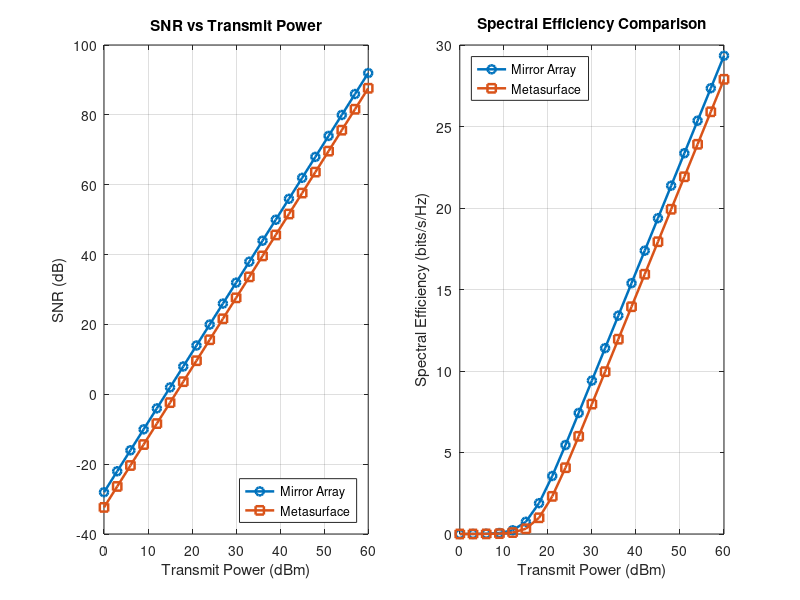

The MATLAB source for this figure:
%% =======================================================================
%   Combined Comparison: Mirror Array vs Metasurface
%   Computes and compares channel gain, SNR, and SE for:
%       1) Conventional Mirror Array OIRS
%       2) Metasurface-based OIRS
% =======================================================================

clear; clc; close all;

%% -------------------- 1. System Parameters --------------------
A_o   = 1;              % Total reflective surface area (m^2)
n_elem2 = 169;          % Mirror array: total number of mirror elements (13×13)
l_m   = 0.08;           % Mirror element length (m)
w_m   = 0.08;           % Mirror element width (m)
y_s   = 1;              % Tx depth relative to OIRS (m)
y_d   = 1;              % Rx depth relative to OIRS (m)
n_m = 13;            % mirror elements per dimension (13)

% --- Metasurface parameters ---
n_p = 13;               % Number of metasurface patches per dimension (13×13)

% --- EGG turbulence / physical constants (not used yet) ---
omega = 0.1665;
lambda_exp = 0.1207;
a_gg = 0.1559;
b_gg = 1.5216;
c_gg = 22.8754;

% --- Receiver / optics parameters ---
A_PD  = 0.0001;         % Photodiode area (m^2)
psi_FOV_deg = 90;      % Field of view (deg)
psi_FOV_rad = deg2rad(psi_FOV_deg);   % Convert FoV to radians
mu = 1.33;             % Refractive index (water)
rho = 0.8;             % Reflection coefficient — mirror array
rho_MS = 0.8;          % Reflection coefficient — metasurface
eta = 0.95;            % LED efficiency
T_psi = 1;             % Optical filter gain
G_psi = 1;             % Optical concentrator gain
c_lambda = 0.056;      % Attenuation coefficient (m^-1)
Re = 0.5;              % Photodiode responsivity
sigma2_i = 1e-12;      % Noise variance (A^2)
c_water = 2.25e8;      % Speed of light in water (m/s)

% --- Lambertian source parameters ---
theta_half_deg = 60;  
m_lambert = 2;         % Lambertian order (approx)

%% -------------------- 2. Geometry --------------------
d_sd = 3;                       % Tx–Rx separation (m)
x_s = 0.5;                        % Tx x-position
x_d = x_s;                      % Rx x-position
z_d = d_sd/2;                   % Rx z-position

S_pos = [x_s, y_s, -d_sd/2];    % Tx coordinates
D_pos = [x_s, y_d, z_d];        % Rx coordinates


%% -------------------- 3. Compute H for Mirror Array OIRS --------------------

% Starting coordinates for mirror tile grid
x_0 = -0.56;    % k will update x
z_0 = -0.56;    % l will update z     
H_array = 0;                    % Accumulated channel gain

for k = 1:n_m
    x_kl = x_0 + l_m * k;       % x-position for element (k,l)
    for l = 1:n_m
        z_kl = z_0 + w_m * l;   % z-position for element (k,l)
        y_kl = 0;               % OIRS plane at y = 0
        R_kl = [x_kl, y_kl, z_kl];  % Reflective element coordinates

        % Distances Tx→Reflector and Reflector→Rx
        d_sr = norm(R_kl - S_pos);
        d_rd = norm(D_pos - R_kl);

        % Key geometry vectors
        V_SR = R_kl - S_pos;    % Source(S) to Reflector
        V_RD = D_pos - R_kl;    % Reflector to Destination (D)
        V_DS = S_pos - D_pos;   % D to S

        % Normalize ray directions
        u_in  = V_SR / (norm(V_SR));
        u_out = V_RD / (norm(V_RD));

        % Compute surface normal based on reflection law
         n_kl = ((-u_in)+u_out)/sqrt(2+2*((-u_in) * u_out')); %%% normal vector

        e1 = [1, 0, 0];
        e3 = [0, 0, 1]; %3rd column of identity matrix


        beta_kl = asin(n_kl*e3'); 
        gamma_kl =asin((n_kl*e1')/cos(beta_kl));
        

        V_DR = -V_RD;
        psi_kl_d = atan2(norm(cross(V_DS,V_DR)),dot(V_DS,V_DR)); %% angle between V_DS and V_DR

        G_O_kl = 0;             % Initialize per-element gain

        if (psi_kl_d <= psi_FOV_rad) && (psi_kl_d >= 0)
           %%% Calculation of G_O_kl

            %calculating angle between V_RS and n_kl, ie, 
            % angle of incidence
            % psi_s_kl 
            %needed for c2
            psi_s_kl = atan2(norm(cross(-V_SR,n_kl)),dot(-V_SR,n_kl));
            c2 = cos(psi_s_kl);

            %calculating phi_s_kl
            %it is the angle between V_SR and V_SD(-V_DS)
            %needed for c1
            phi_s_kl = atan2(norm(cross(V_SR,-V_DS)),dot(V_SR,-V_DS));
            c1 = (cos(phi_s_kl))^m_lambert;

            %%calculating c3 = cos (phi_kl_d) whchi is angle of irradiance
            c3 = (x_kl - x_d)*sin(beta_kl)*cos(gamma_kl)/d_rd + abs(y_kl-y_d)*cos(beta_kl)*cos(gamma_kl)/d_rd + abs(z_kl - z_d)*sin(gamma_kl)/d_rd;
            %phi_kl_d = atan2(norm(cross(-V_SR,n_kl)),dot(-V_SR,n_kl));
            %c3 = cos(phi_kl_d);

            %c4 is cos(psi_kl_d)
            %angle between V_DR and V_DS
            c4 = cos(psi_kl_d);

            %calculating G_O_kl
            numerator = (rho* eta * (m_lambert+1)*A_PD);
            denominator = 2*pi*((d_sr+d_rd)^2);
            G_O_kl = (numerator/denominator)*c1*c2*c3*c4*T_psi*G_psi;
        end

        % Water attenuation
        h_p = exp(-c_lambda * (d_sr + d_rd));

        % Add this element's contribution
        H_array = H_array + G_O_kl * h_p;
    end
end
fprintf('H_array = %.6e\n', H_array);

%% -------------------- 4. Compute H for Metasurface OIRS --------------------
H_meta = 0;
% Starting coordinates for mirror tile grid
x_0 = -0.56;    % k will update x
z_0 = -0.56;    % l will update z 
for k = 1:n_p
    x_kl = x_0 + l_m * k;
    for l = 1:n_p
        z_kl = z_0 + 0.08 * l;
        y_kl = 0;
        R_kl = [x_kl, y_kl, z_kl];

        d_sr = norm(R_kl - S_pos);
        d_rd = norm(D_pos - R_kl);

        V_SR = R_kl - S_pos; %vector from S-pos to Reflector
        V_RD = D_pos - R_kl; %vector from D-pos to Reflector
        V_DS = S_pos - D_pos; % vector from D-pos to S-pos
        u_in  = V_SR/norm(V_SR); %unit incidence ray
        u_out =  V_RD / norm(V_RD);%unit reflected ray
        n_kl = [0,1,0]; % normal of a patch remains same for each patch
        
        V_DR = -V_RD;
        theta_D_R_kl = atan2(norm(cross(V_DS,V_DR)),dot(V_DS,V_DR)); %% angle between V_DS and V_DR

        G_O_kl = 0; %%%intilization of OIRS GAIN
        if ((theta_D_R_kl<=psi_FOV_rad) && (theta_D_R_kl>=0))
            %%% Calculation of G_O_kl

            %%% theta_S_R_kl
            %%%angle between SD and SR_kl
            theta_S_R_kl = atan2(norm(cross(-V_DS,V_SR)),dot(-V_DS,V_SR));
            c1 = cos(theta_S_R_kl)^m_lambert;

            % theta_D_R_kl already calculated
            c2 = cos(theta_D_R_kl);

            % theta_MS_R_kl_D
            % angle between MS normal n_kl and V_RD
            theta_MS_R_kl_D = atan2(norm(cross(n_kl,V_RD)),dot(n_kl,V_RD));
            c3 = cos(theta_MS_R_kl_D);

            %theta_MS_R_kl_S
            %angle bw MS normal and minus V_S_R
            theta_MS_R_kl_S = atan2(norm(cross(n_kl,-V_SR)),dot(n_kl,-V_SR));
            c4 = cos(theta_MS_R_kl_S);
 

            %calculating G_O_kl
            numerator = (rho_MS* eta* (m_lambert+1)*A_PD);
            denominator = 2*pi*((d_sr+d_rd)^2) * norm(n_kl) * norm(u_out);
            G_O_kl = (numerator/denominator)*c1*c2*c3*c4*T_psi*G_psi;
        end

        h_p = exp(-c_lambda * (d_sr + d_rd)); %%% attentuation due to path loss
        H_meta = H_meta + G_O_kl * h_p;
    end
end
fprintf('H_meta = %.6e\n', H_meta);

%% -------------------- 5. Power Sweep, SNR and Spectral Efficiency --------------------
Pt_dBm = 0:3:60;                         % Power sweep (dBm)
Pt_W   = 1e-3 * 10.^(Pt_dBm/10);         % Convert to Watts

P_R_array = Re .* Pt_W .* H_array;       % Received power (mirror array)
P_R_meta  = Re .* Pt_W .* H_meta;        % Received power (metasurface)

SNR_array = (P_R_array).^2 ./ sigma2_i;  % Electrical SNR
SNR_meta  = (P_R_meta).^2  ./ sigma2_i;

SNRdB_array = 10*log10(SNR_array );
SNRdB_meta  = 10*log10(SNR_meta  );

SE_array = log2(1 + exp(1) / (2 * pi) * SNR_array);          % Shannon capacity
SE_meta  = log2(1 + exp(1) / (2 * pi) * SNR_meta);

%% -------------------- 6. Plot SNR and Spectral Efficiency --------------------
figure('Units','normalized','Position',[0.05 0.05 0.9 0.5]);

% --- SNR Plot ---
subplot(1,2,1);
plot(Pt_dBm, SNRdB_array, '-o','LineWidth',1.8); hold on;
plot(Pt_dBm, SNRdB_meta,  's-','LineWidth',1.8);
grid on;
xlabel('Transmit Power (dBm)');
ylabel('SNR (dB)');
title('SNR vs Transmit Power');
legend('Mirror Array','Metasurface','Location','SouthEast');

% --- Spectral Efficiency Plot ---
subplot(1,2,2);
plot(Pt_dBm, SE_array, '-o','LineWidth',1.8); hold on;
plot(Pt_dBm, SE_meta,  's-','LineWidth',1.8);
grid on;
xlabel('Transmit Power (dBm)');
ylabel('Spectral Efficiency (bits/s/Hz)');
title('Spectral Efficiency Comparison');
legend('Mirror Array','Metasurface','Location','NorthWest');
